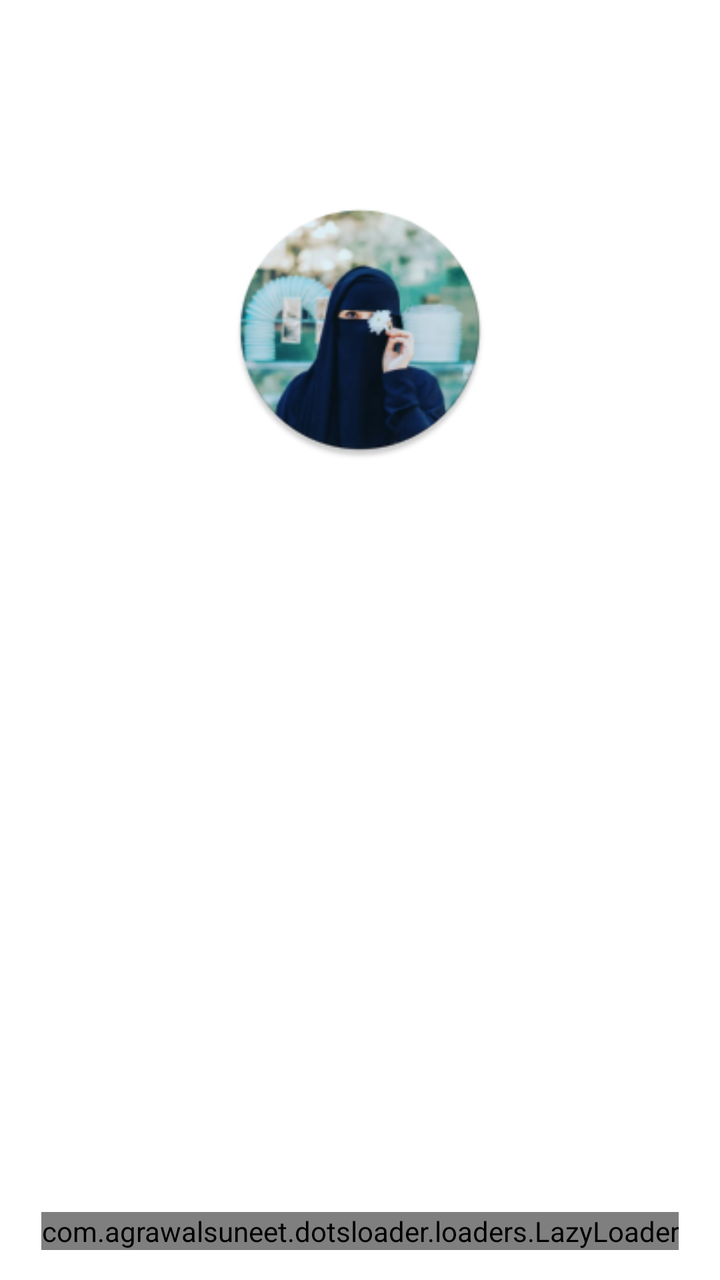
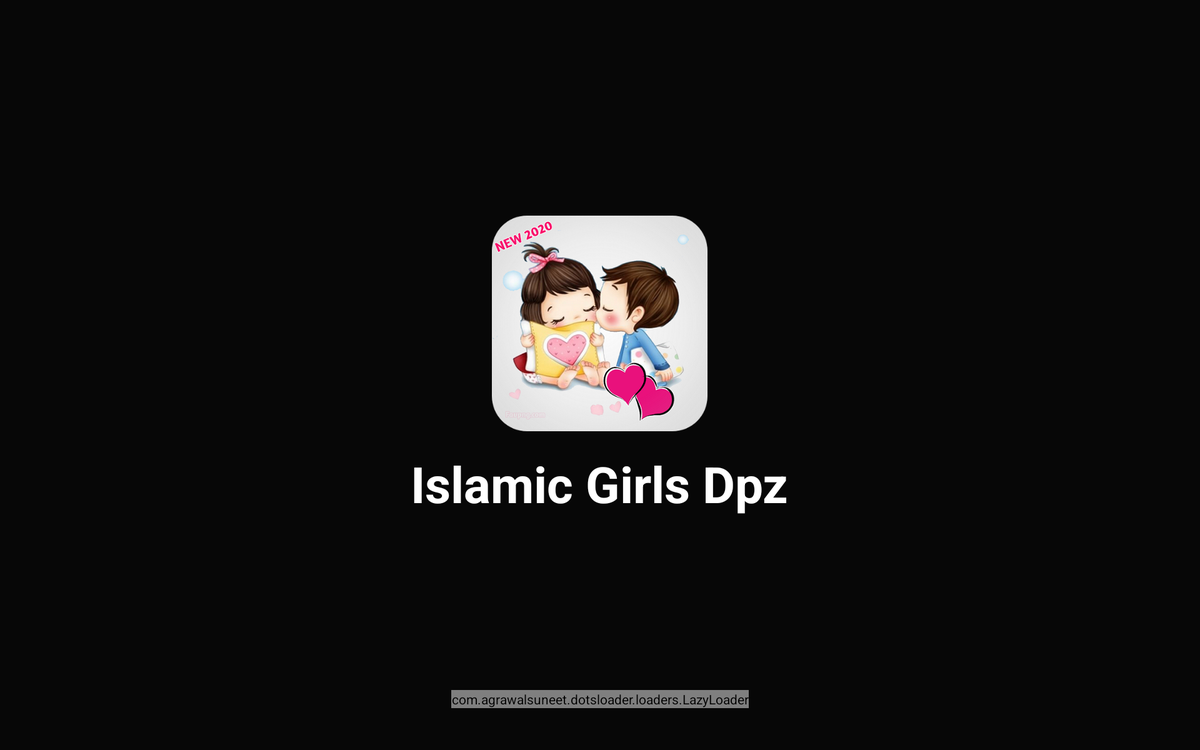

Compare how this app lays out the same screen by default and in its alternative resource folder. The renders come first, then the two layout files and the values they reference.
<!-- AndroidManifest.xml: activity theme Theme.AppCompat.NoActionBar -->
<!-- res/layout/activity_splash.xml -->
<?xml version="1.0" encoding="utf-8"?>
<RelativeLayout xmlns:android="http://schemas.android.com/apk/res/android"
    xmlns:app="http://schemas.android.com/apk/res-auto"
    xmlns:tools="http://schemas.android.com/tools"
    android:id="@+id/linearLayout"
    android:layout_width="match_parent"
    android:layout_height="match_parent"
   android:layout_gravity="center"
    android:gravity="center"
    android:background="@android:color/white"
    android:orientation="vertical"
    tools:context=".SplashActivity">












    <LinearLayout
        android:layout_marginTop="100dp"
        android:id="@+id/cc"
        android:gravity="center"
        android:layout_width="match_parent"
        android:layout_height="wrap_content">
        <ImageView
            android:layout_gravity="center"
            android:layout_width="130dp"
            android:layout_height="130dp"
            android:src="@mipmap/ic_launcher_round" />
    </LinearLayout>
    


    <TextView
        android:layout_below="@+id/cc"
        android:id="@+id/app_NAME"
        android:layout_width="match_parent"
        android:layout_height="wrap_content"
        android:gravity="center"
        android:layout_marginTop="20dp"
        android:text="@string/app_name"
        android:textColor="@android:color/white"
        android:textSize="23sp"
        android:textStyle="bold"
        />



<RelativeLayout
    android:layout_alignParentBottom="true"
    android:gravity="center"
    android:layout_width="match_parent"
    android:layout_marginBottom="10dp"
    android:layout_height="wrap_content">
    <com.agrawalsuneet.dotsloader.loaders.LazyLoader
        android:layout_width="wrap_content"
        android:gravity="center"
        android:id="@+id/lazyloader"
        android:layout_height="wrap_content"
        android:layout_margin="5dp"
        app:lazyloader_animDur="800"
        app:lazyloader_dotsDist="7dp"
        app:lazyloader_dotsRadius="7dp"
        app:lazyloader_firstDelayDur="150"
        app:lazyloader_firstDotColor="@color/colorPrimaryDark"
        app:lazyloader_interpolator="@android:anim/decelerate_interpolator"
        app:lazyloader_secondDelayDur="300"
        app:lazyloader_secondDotColor="@color/colorAccent"
        app:lazyloader_thirdDotColor="@color/quotecolor" />
</RelativeLayout>


</RelativeLayout>
<!-- resources referenced by this layout -->
<resources>
  <color name="colorAccent">#CDDC39</color>
  <color name="colorPrimaryDark">#090808</color>
  <color name="quotecolor">#0A79DC</color>
  <!-- mipmap ic_launcher_round: png bitmap (mipmap-hdpi, 11879 bytes) -->
  <string name="app_name">Islamic Girls Dpz</string>
</resources>
<!-- res/layout-xlarge/activity_splash.xml (the repository's variant of the layout above) -->
<!-- drawn on a large tablet held sideways -->
<?xml version="1.0" encoding="utf-8"?>
<LinearLayout xmlns:android="http://schemas.android.com/apk/res/android"
    xmlns:app="http://schemas.android.com/apk/res-auto"
    xmlns:tools="http://schemas.android.com/tools"
    android:id="@+id/linearLayout"
    android:layout_width="match_parent"
    android:layout_height="match_parent"
   android:layout_gravity="center"
    android:gravity="center"
    android:background="@color/colorPrimary"
    android:orientation="vertical"
    tools:context=".SplashActivity">



        <ImageView
            android:layout_marginTop="230dp"
            android:layout_gravity="center"
            android:layout_width="230dp"
            android:layout_height="230dp"
            android:background="@drawable/rclogo"/>


    <TextView
        android:id="@+id/app_NAME"
        android:layout_width="wrap_content"
        android:layout_height="wrap_content"
        android:gravity="center"
        android:layout_marginTop="20dp"
        android:text="@string/app_name"
        android:textColor="@android:color/white"
        android:textSize="53sp"
        android:textStyle="bold"
        />

        <RelativeLayout
            android:layout_marginTop="130dp"
            android:layout_width="match_parent"
            android:gravity="center"
            android:layout_gravity="bottom"
            android:orientation="vertical"
            android:layout_height="wrap_content">
           

    <com.agrawalsuneet.dotsloader.loaders.LazyLoader
        android:layout_width="wrap_content"
        android:gravity="center"
        android:id="@+id/lazyloader"
        android:layout_height="wrap_content"
        android:layout_margin="5dp"
        android:layout_alignParentBottom="true"
        app:lazyloader_animDur="800"
        app:lazyloader_dotsDist="10dp"
        app:lazyloader_dotsRadius="15dp"
        app:lazyloader_firstDelayDur="150"
        app:lazyloader_firstDotColor="@android:color/white"
        app:lazyloader_interpolator="@android:anim/decelerate_interpolator"
        app:lazyloader_secondDelayDur="300"
        app:lazyloader_secondDotColor="@android:color/white"
        app:lazyloader_thirdDotColor="@android:color/white" />
</RelativeLayout>


</LinearLayout>
<!-- resources referenced by the variant -->
<!-- as a large tablet held sideways resolves them -->
<resources>
  <color name="colorPrimary">#070707</color>
  <!-- drawable rclogo: png bitmap (drawable-v24, 248018 bytes) -->
  <string name="app_name">Islamic Girls Dpz</string>
</resources>
